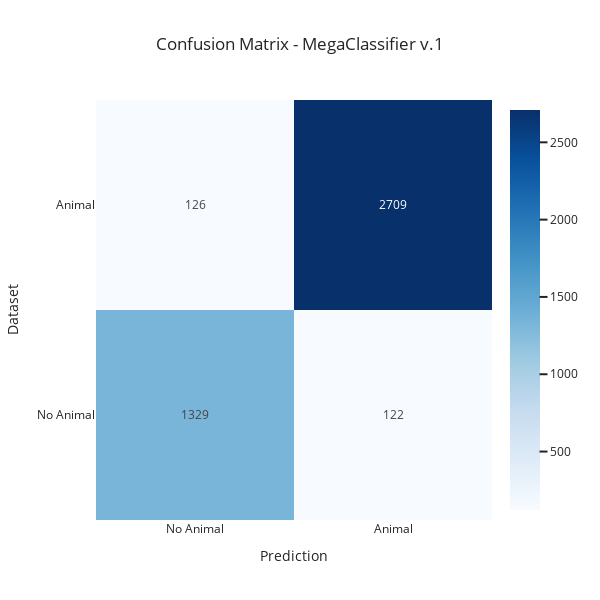

Here is the notebook cell this chart was saved with:
### Code cell
import plotly.graph_objects as go
from sklearn.metrics import confusion_matrix

# Obtener las clases predichas a partir de las probabilidades
y_pred_class = (y_pred_prob > 0.5).astype(int)  # Para clasificación binaria

# Calcular la matriz de confusión
conf_matrix = confusion_matrix(y_true, y_pred_class)

# Crear etiquetas con los números
conf_matrix_text = [[str(value) for value in row] for row in conf_matrix]

# Crear el heatmap con Plotly
fig = go.Figure(
    data=go.Heatmap(
        z=conf_matrix,
        x=["No Animal", "Animal"],  # Predicted labels
        y=["No Animal", "Animal"],  # Actual labels
        text=conf_matrix_text,  # Añadir los valores como texto
        texttemplate="%{text}",  # Mostrar los valores en las celdas
        colorscale="Blues",
        showscale=True,
    )
)

# Configurar diseño
fig.update_layout(
    title=f"Confusion Matrix - {model_name} {version}",
    xaxis_title="Prediction",
    yaxis_title="Dataset",
    xaxis=dict(tickmode="array", tickvals=[0, 1], ticktext=["No Animal", "Animal"]),
    yaxis=dict(tickmode="array", tickvals=[0, 1], ticktext=["No Animal", "Animal"]),
    template="seaborn",
    width=600,
    height=600,
)

# Mostrar la figura
fig.show()
fig.write_image(f"./reports/figures/confusion_matrix/{complete_name}_test.png")

### Figure 1 — Plotly figure (JSON) as saved in the notebook; plotly's stock layout.template omitted (floating-point values rounded to 4 significant figures)
{"data": [{"colorscale": [[0, "rgb(247,251,255)"], [0.125, "rgb(222,235,247)"], [0.25, "rgb(198,219,239)"], [0.375, "rgb(158,202,225)"], [0.5, "rgb(107,174,214)"], [0.625, "rgb(66,146,198)"], [0.75, "rgb(33,113,181)"], [0.875, "rgb(8,81,156)"], [1, "rgb(8,48,107)"]], "showscale": true, "text": [["1329", "122"], ["126", "2709"]], "texttemplate": "%{text}", "type": "heatmap", "x": ["No Animal", "Animal"], "y": ["No Animal", "Animal"], "z": [[1329, 122], [126, 2709]]}], "layout": {"height": 600, "title": {"text": "Confusion Matrix - MegaClassifier v.1"}, "width": 600, "xaxis": {"tickmode": "array", "ticktext": ["No Animal", "Animal"], "tickvals": [0, 1], "title": {"text": "Prediction"}}, "yaxis": {"tickmode": "array", "ticktext": ["No Animal", "Animal"], "tickvals": [0, 1], "title": {"text": "Dataset"}}}}
